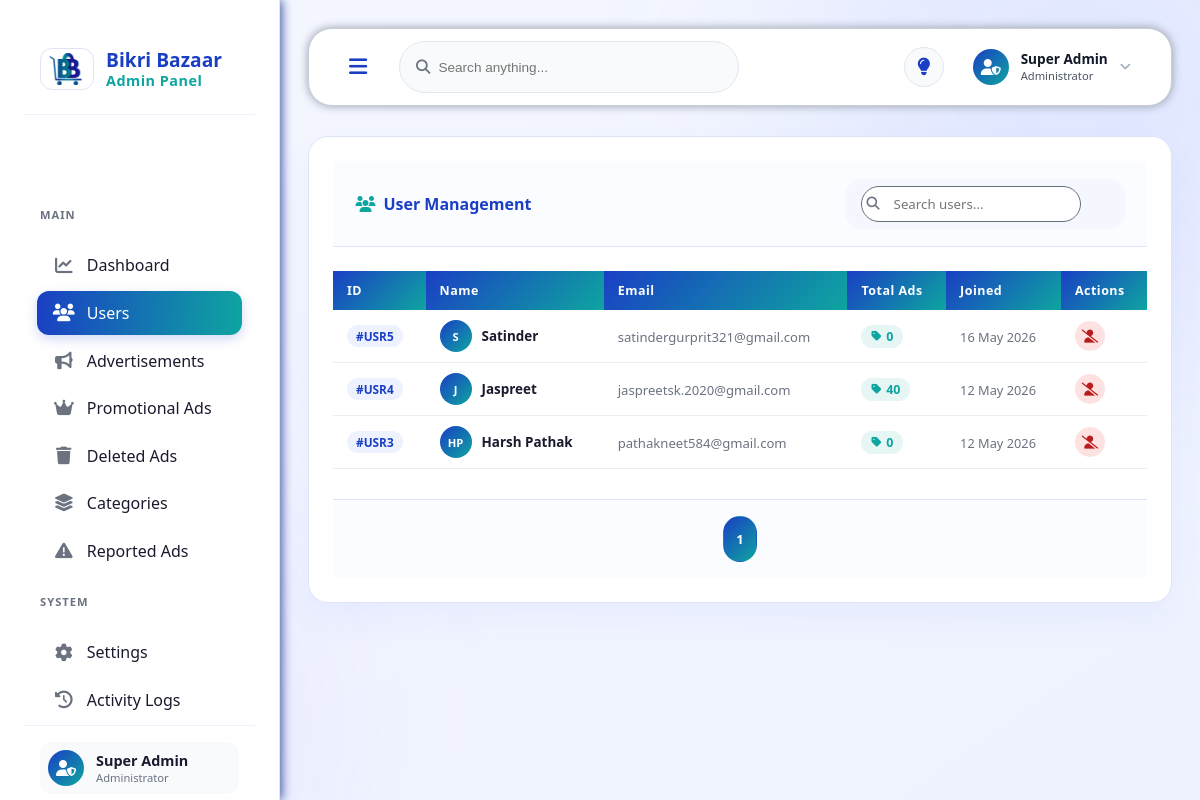
/public/admin_page.php?page=users, run on the app's committed database.
### tables this page shows
CREATE TABLE `users` (
  `id` int NOT NULL AUTO_INCREMENT,
  `name` varchar(100) DEFAULT NULL,
  `email` varchar(100) DEFAULT NULL,
  `password` varchar(255) DEFAULT NULL,
  `phone` varchar(20) DEFAULT NULL,
  `city` varchar(100) DEFAULT NULL,
  `created_at` timestamp NOT NULL DEFAULT CURRENT_TIMESTAMP,
  `otp` varchar(10) DEFAULT NULL,
  `otp_expiry` datetime DEFAULT NULL,
  `about` varchar(200) DEFAULT '',
  `profile_image` varchar(255) DEFAULT NULL,
  PRIMARY KEY (`id`)
);

### public/admin_page.php (called while the page is built, shortened)
<?php
require_once '../modules/admin/admin_view.php';
?>

### modules/admin/users/users_data.php (called while the page is built, shortened)
<?php
require_once __DIR__ . '/../../../shared/db.php';
$search_sql = '';
$limit = 10;
$page_number = max(1, intval($_GET['pageno'] ?? 1));
$offset = ($page_number - 1) * $limit;
$all_users_query = mysqli_query(
    $conn,
    "SELECT
        users.id,
        users.name,
        users.email,
        users.created_at,
        (
            SELECT COUNT(*)
            FROM products
            WHERE products.user_id = users.id
            AND products.is_deleted = 0
        ) AS total_ads
     FROM users
     WHERE 1=1
     $search_sql
     ORDER BY users.created_at DESC
     LIMIT $limit OFFSET $offset"
);
$total_users_result = mysqli_query(
    $conn,
    "SELECT COUNT(*) AS total
     FROM users
     WHERE 1=1
     $search_sql"
);
$total_users = mysqli_fetch_assoc($total_users_result)['total'];
$total_pages = ceil($total_users / $limit);
?>

### modules/admin/users/users_view.php (the view, shortened to what this page needs)
<?php require_once __DIR__ . '/users_data.php'; ?>
<div class="table-card">
    <div class="table-header">
        <h3><i class="fa-solid fa-users"></i> User Management</h3>
        <div class="table-actions">
            <form method="GET">
                <div class="search-input">
                    <input
                        type="text"
                        name="search"
                        placeholder="Search users..."
                        value="<?php echo htmlspecialchars($_GET['search'] ?? ''); ?>"
                    >
                </div>
            </form>
        </div>
    </div>
    <div class="table-wrapper">
        <table>
            <thead>
                <tr>
                    <th>ID</th>
                    <th>Name</th>
                    <th>Email</th>
                    <th>Total Ads</th>
                    <th>Joined</th>
                    <th>Actions</th>
                </tr>
            </thead>
            <tbody>
            <?php while($user = mysqli_fetch_assoc($all_users_query)): ?>
                <?php
                    $nameParts = explode(' ', trim($user['name']));
                    $initials  = strtoupper(substr($nameParts[0], 0, 1));
                    if (isset($nameParts[1])) {
                        $initials .= strtoupper(substr($nameParts[1], 0, 1));
                    }
                ?>
                <tr>
                    <td>
                        <span class="id-badge">#USR<?php echo $user['id']; ?></span>
                    </td>
                    <td>
                        <div class="user-cell">
                            <div class="user-avatar"><?php echo $initials; ?></div>
                            <span class="user-name-text"><?php echo htmlspecialchars($user['name']); ?></span>
                        </div>
                    </td>
                    <td>
                        <span class="email-text"><?php echo htmlspecialchars($user['email']); ?></span>
                    </td>
                    <td>
                        <span class="ads-badge">
                            <i class="fa-solid fa-tag" style="font-size:0.7rem;"></i>
                            <?php echo $user['total_ads']; ?>
                        </span>
                    </td>
                    <td>
                        <span class="date-text"><?php echo date('d M Y', strtotime($user['created_at'])); ?></span>
                    </td>
                    <td>
                        <div class="action-buttons">
                            <a href="admin_page.php?page=delete_user&id=<?php echo $user['id']; ?>"
                               class="delete-btn"
                               onclick="event.stopImmediatePropagation(); return confirm('Are you sure you want to delete this user and all of their ads? This action cannot be undone.');">
                                <i class="fa-solid fa-user-slash"></i>
                            </a>
                        </div>
                    </td>
                </tr>
            <?php endwhile; ?>
            </tbody>
        </table>
    </div>
    <div class="pagination">
        <?php for($i = 1; $i <= $total_pages; $i++): ?>
            <a href="?page=users&pageno=<?php echo $i; ?>&search=<?php echo urlencode($_GET['search'] ?? ''); ?>"
               class="page-btn <?php echo $i == $page_number ? 'active-page' : ''; ?>">
                <?php echo $i; ?>
            </a>
        <?php endfor; ?>
    </div>
</div>

### modules/admin/assets/css/style.css (style rules this page uses)
* { margin: 0; padding: 0; box-sizing: border-box; }
body { font-family: "Segoe UI", sans-serif; background: linear-gradient(to bottom right,#f5f7ff,#eef2ff); overflow-x: hidden; position: relative; }
body::before { content: ""; position: fixed; width: 500px; height: 500px; background: rgba(91,124,255,0.12); border-radius: 50%; top: -150px; right: -120px; filter: blur(120px); z-index: -1; }
body::after { content: ""; position: fixed; width: 400px; height: 400px; background: rgba(127,92,255,0.10); border-radius: 50%; bottom: -120px; left: -120px; filter: blur(120px); z-index: -1; }
a { text-decoration: none; }

### modules/admin/assets/css/dashboard.css (style rules this page uses)
.table-card { background: rgba(255,255,255,0.75); backdrop-filter: blur(18px); border-radius: 28px; padding: 24px; border: 1px solid rgba(230,230,230,0.8); box-shadow: 0 15px 35px rgba(91,124,255,0.06); }
.table-header { display: flex; align-items: center; justify-content: space-between; margin-bottom: 24px; }
.table-header h3 { font-size: 24px; color: #1f2937; }
.table-wrapper { overflow-x: auto; }
table { width: 100%; border-collapse: collapse; }
table thead { background: rgba(245,247,255,0.8); }
table th { text-align: left; padding: 18px; color: #6b7280; font-size: 14px; font-weight: 600; }
table td { padding: 18px; border-bottom: 1px solid rgba(230,230,230,0.7); color: #374151; font-size: 15px; }
table tbody tr { transition: 0.3s; }
.action-buttons { display: flex; align-items: center; gap: 10px; }
.edit-btn, .delete-btn { width: 42px; height: 42px; border-radius: 12px; border: none; cursor: pointer; transition: 0.3s; font-size: 15px; }
.delete-btn { background: rgba(239,68,68,0.12); color: #dc2626; }
.table-actions { display: flex; align-items: center; gap: 16px; }
.search-input { background: rgba(245,247,255,0.9); border-radius: 16px; padding: 0 16px; height: 50px; display: flex; align-items: center; gap: 12px; min-width: 280px; }
.search-input input { border: none; outline: none; background: transparent; width: 100%; font-size: 14px; }
.pagination { display: flex; align-items: center; justify-content: center; gap: 12px; margin-top: 30px; flex-wrap: wrap; }
.page-btn { min-width: 46px; height: 46px; padding: 0 16px; border-radius: 14px; background: rgba(245,247,255,0.9); display: flex; align-items: center; justify-content: center; color: #374151; font-weight: 600; transition: 0.3s; }
.active-page { background: linear-gradient(135deg,#5b7cff,#7f5cff); color: white; }

### data on the page
users: id "5", name "S", name "Satinder", email "satindergurprit321@gmail.com", total_ads "0", created_at "16 May 2026"
users: id "4", name "J", name "Jaspreet", email "jaspreetsk.2020@gmail.com", total_ads "40", created_at "12 May 2026"
users: id "3", name "HP", name "Harsh Pathak", email "pathakneet584@gmail.com", total_ads "0", created_at "12 May 2026"
